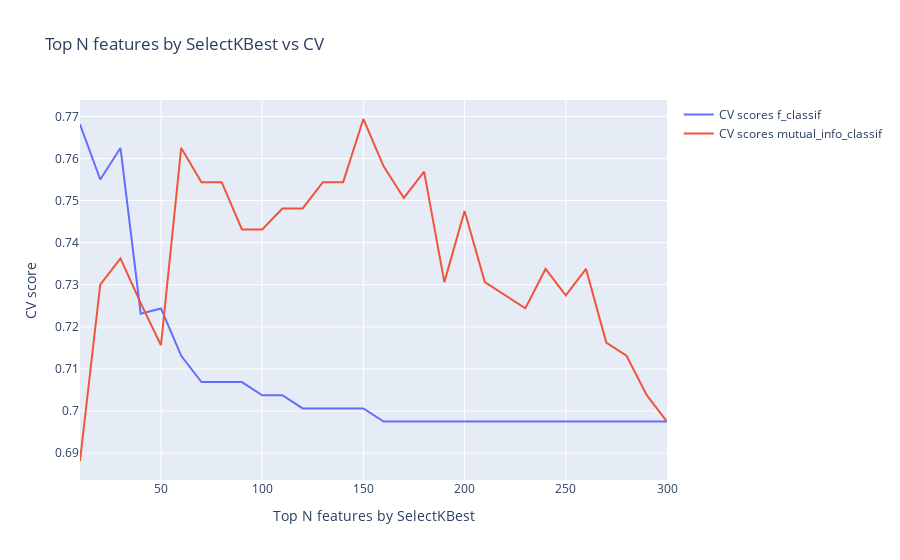

Write notebook code for a chart like this one.
### Code cell
scores_dict = {'f_classif': [], 'mutual_info_classif': []}
for i in range(10, 301, 10):
    s1 = SelectKBest(f_classif, k=i)
    X_train1 = s1.fit_transform(X_train, y_train.values.astype(int))
    X_test1 = s1.transform(X_test)
    prediction_lr_1, scores = train_model(X_train1, X_test1, y_train, params=None, model_type='sklearn', model=model)
    scores_dict['f_classif'].append(np.mean(scores))
    
    s2 = SelectKBest(mutual_info_classif, k=i)
    X_train1 = s2.fit_transform(X_train, y_train.values.astype(int))
    X_test1 = s2.transform(X_test)
    prediction_lr_1, scores = train_model(X_train1, X_test1, y_train, params=None, model_type='sklearn', model=model)
    scores_dict['mutual_info_classif'].append(np.mean(scores))
    
data = [go.Scatter(
        x = list(range(10, 301, 10)),
        y = scores_dict['f_classif'],
        name = 'CV scores f_classif'
    ), go.Scatter(
        x = list(range(10, 301, 10)),
        y = scores_dict['mutual_info_classif'],
        name = 'CV scores mutual_info_classif')]
layout = go.Layout(dict(title = "Top N features by SelectKBest vs CV",
                  xaxis = dict(title = 'Top N features by SelectKBest'),
                  yaxis = dict(title = 'CV score'),
                  ))
py.iplot(dict(data=data, layout=layout), filename='basic-line')

### Figure 1 — Plotly figure (JSON) as saved in the notebook; plotly's stock layout.template omitted (floating-point values rounded to 4 significant figures)
{"data": [{"name": "CV scores f_classif", "type": "scatter", "x": [10, 20, 30, 40, 50, 60, 70, 80, 90, 100, 110, 120, 130, 140, 150, 160, 170, 180, 190, 200, 210, 220, 230, 240, 250, 260, 270, 280, 290, 300], "y": [0.7681, 0.755, 0.7625, 0.7231, 0.7244, 0.7131, 0.7069, 0.7069, 0.7069, 0.7037, 0.7037, 0.7006, 0.7006, 0.7006, 0.7006, 0.6975, 0.6975, 0.6975, 0.6975, 0.6975, 0.6975, 0.6975, 0.6975, 0.6975, 0.6975, 0.6975, 0.6975, 0.6975, 0.6975, 0.6975]}, {"name": "CV scores mutual_info_classif", "type": "scatter", "x": [10, 20, 30, 40, 50, 60, 70, 80, 90, 100, 110, 120, 130, 140, 150, 160, 170, 180, 190, 200, 210, 220, 230, 240, 250, 260, 270, 280, 290, 300], "y": [0.6881, 0.73, 0.7363, 0.7256, 0.7156, 0.7625, 0.7544, 0.7544, 0.7431, 0.7431, 0.7481, 0.7481, 0.7544, 0.7544, 0.7694, 0.7581, 0.7506, 0.7569, 0.7306, 0.7475, 0.7306, 0.7275, 0.7244, 0.7338, 0.7275, 0.7338, 0.7162, 0.7131, 0.7037, 0.6975]}], "layout": {"title": {"text": "Top N features by SelectKBest vs CV"}, "xaxis": {"title": {"text": "Top N features by SelectKBest"}}, "yaxis": {"title": {"text": "CV score"}}}}
